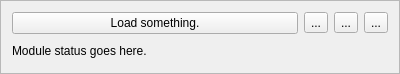
<?xml version="1.0" encoding="UTF-8"?>
<ui version="4.0">
 <class>ModuleWidget</class>
 <widget class="QFrame" name="ModuleWidget">
  <property name="geometry">
   <rect>
    <x>0</x>
    <y>0</y>
    <width>400</width>
    <height>74</height>
   </rect>
  </property>
  <property name="maximumSize">
   <size>
    <width>400</width>
    <height>16777215</height>
   </size>
  </property>
  <property name="windowTitle">
   <string>Form</string>
  </property>
  <property name="frameShape">
   <enum>QFrame::StyledPanel</enum>
  </property>
  <layout class="QGridLayout" name="gridLayout">
   <item row="0" column="2">
    <widget class="QToolButton" name="deactivateButton">
     <property name="toolTip">
      <string>Deactivate module</string>
     </property>
     <property name="text">
      <string>...</string>
     </property>
     <property name="icon">
      <iconset>
       <normaloff>../../artwork/icons/oxygen/22x22/application-exit.png</normaloff>../../artwork/icons/oxygen/22x22/application-exit.png</iconset>
     </property>
    </widget>
   </item>
   <item row="0" column="1">
    <widget class="QToolButton" name="reloadButton">
     <property name="toolTip">
      <string>Reload module</string>
     </property>
     <property name="text">
      <string>...</string>
     </property>
     <property name="icon">
      <iconset>
       <normaloff>../../artwork/icons/oxygen/22x22/view-refresh.png</normaloff>../../artwork/icons/oxygen/22x22/view-refresh.png</iconset>
     </property>
    </widget>
   </item>
   <item row="0" column="0">
    <widget class="QPushButton" name="loadButton">
     <property name="toolTip">
      <string>Load this module and all its dependencies</string>
     </property>
     <property name="text">
      <string>Load something.</string>
     </property>
    </widget>
   </item>
   <item row="1" column="0" colspan="3">
    <widget class="QLabel" name="statusLabel">
     <property name="text">
      <string>Module status goes here.</string>
     </property>
    </widget>
   </item>
   <item row="0" column="3">
    <widget class="QToolButton" name="cleanupButton">
     <property name="toolTip">
      <string>Clean up module status file</string>
     </property>
     <property name="text">
      <string>...</string>
     </property>
     <property name="icon">
      <iconset>
       <normaloff>../../artwork/icons/oxygen/22x22/edit-clear.png</normaloff>../../artwork/icons/oxygen/22x22/edit-clear.png</iconset>
     </property>
    </widget>
   </item>
  </layout>
 </widget>
 <resources/>
 <connections/>
</ui>
